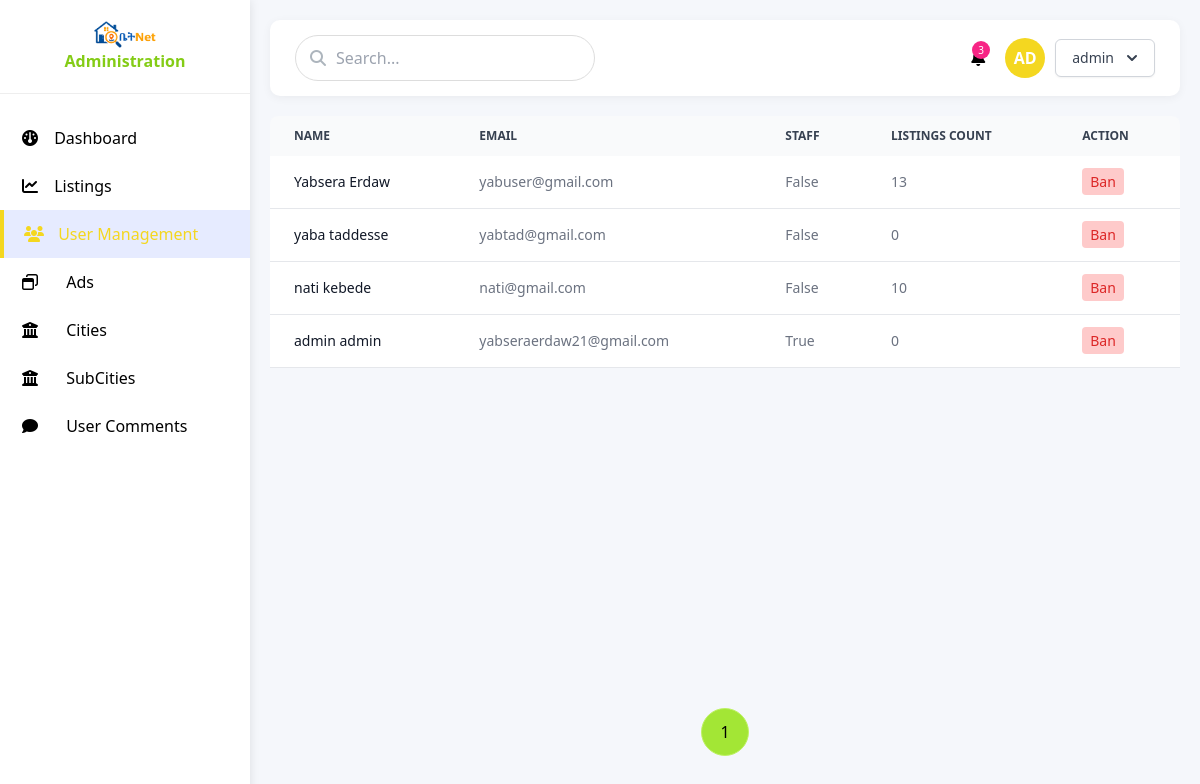
The page /admin-panel/users (signed in) on the database as committed earlier.
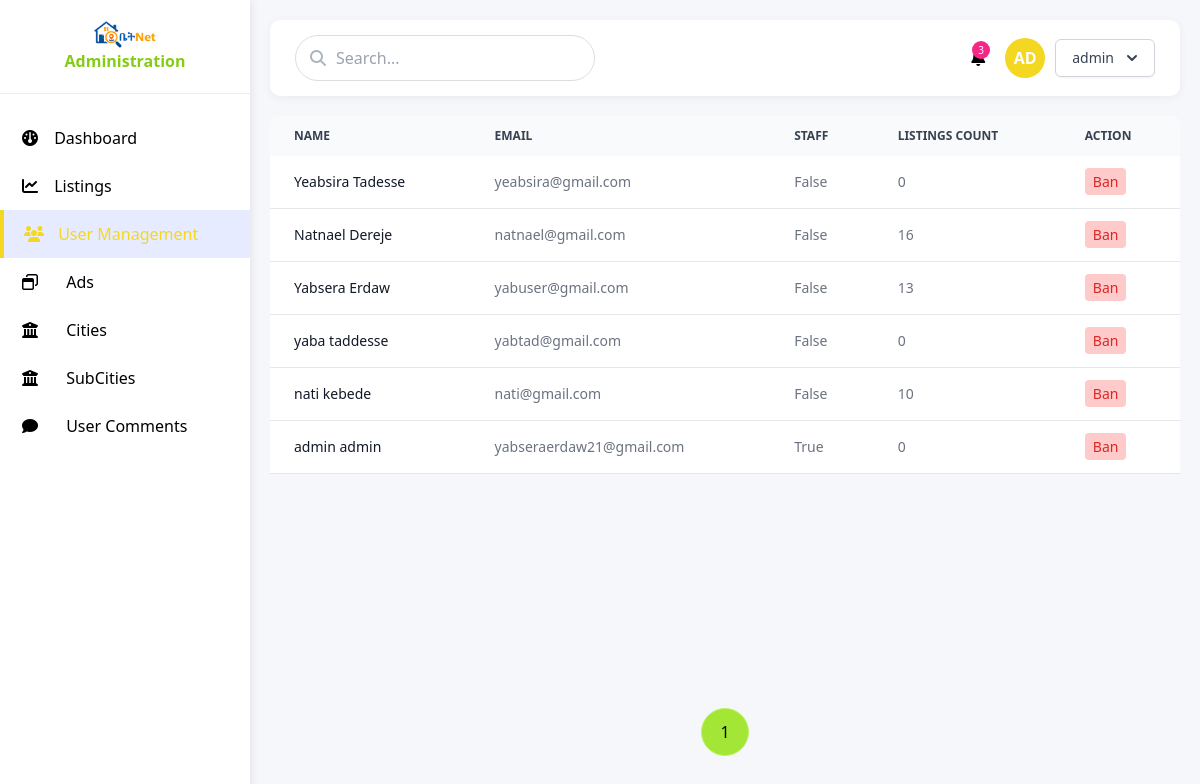
The same page on the database as committed later.
### users/models.py (models this page shows, shortened)
class CustomUser(AbstractBaseUser):
    first_name = models.CharField(max_length=100, blank=True, null=True)
    last_name = models.CharField(max_length=100, blank=True, null=True)
    email = models.EmailField(unique=True)
    is_active = models.BooleanField(default=True)
    is_admin = models.BooleanField(default=False)
    is_staff = models.BooleanField(default=False)
    created_at = models.DateTimeField(auto_now_add=True)
    updated_at = models.DateTimeField(auto_now=True)
    objects = CustomUserManager()
    USERNAME_FIELD = 'email'

### admindashboard/views.py (the view)
# urls.py: path('users',  views.get_users,  name='admin-users' ),
@staff_member_required
def get_users(request):
    users = CustomUser.objects.all().order_by('-created_at')
    paginator = Paginator(users, 10)  # Show 10  per page
    page_number = request.GET.get('page')
    page_obj = paginator.get_page(page_number)
    context = {
        'users':page_obj,
        'page_obj': page_obj ,
    }
    return render(request,'admin/pages/users.html', context)

### templates/admin/pages/users.html (shortened to what this page needs)
{% extends "../layout.html" %}
{% block content %}
<div class=" z-50 relative overflow-x-auto min-h-[40rem]  sm:rounded-lg flex flex-col justify-between ">
    <table class="w-full text-sm text-left rtl:text-right text-gray-500 dark:text-gray-400 rounded-xl ">
        <thead class="text-xs text-gray-700 uppercase bg-gray-50 dark:bg-gray-700 dark:text-gray-400">
            <tr>
                <th scope="col" class="px-6 py-3">
                    Name
                </th>
                <th scope="col" class="px-6 py-3">
                    Email
                </th>
                <th scope="col" class="px-6 py-3">
                    Staff
                </th>
                <th scope="col" class="px-6 py-3">
                    Listings count
                </th>
                <th scope="col" class="px-6 py-3">
                    Action
                </th>
            </tr>
        </thead>
        <tbody>
            {% for user in users %}
            <tr class="bg-white border-b dark:bg-gray-800 dark:border-gray-300">
                <th scope="row" class="px-6 py-4 font-medium text-gray-900 whitespace-nowrap dark:text-white">
                    {{user.first_name}} {{user.last_name }}
                </th>
                <td class="px-6 py-4">
                    {{user.email }}
                </td>
                <td class="px-6 py-4">
                    {{user.is_staff }}
                </td>
                <td class="px-6 py-4">
                    {{user.listings.count}}
                </td>
                <td class="px-6 py-4">
                {% if user.is_active %}
                    <a href="{% url 'admin-action' id=user.id %}" class="font-medium bg-red-200 p-1 focus:ring-2 focus:ring-red-400 px-2 rounded  text-red-600 dark:text-red-600 ">Ban</a>
                {% else %}
                    <a href="{% url 'admin-action' id=user.id %}" class="font-medium p-1 focus:ring-2 bg-green-200 focus:ring-green-400 px-2 rounded text-green-600 dark:text-green-500">Unban</a>
                {% endif %}
                </td>
            </tr>
            {% endfor %}
        </tbody>
    </table>
 {%if users|length > 1 %}
 <div class=" ">
  <div class="">
   <nav aria-label="Page navigation">
     <ul class="pagination justify-center flex gap-5">
        {% for i in page_obj.paginator.page_range %}
       {% if i >= page_obj.number|add:'-5' and i <= page_obj.number|add:'5' %}
       <a class="page-link" href="?page={{ i }}{% if request.GET.search %}&search={{ request.GET.search }}{% endif %}"><li class=" p-2 rounded-full w-12 h-12 flex items-center justify-center  {% if i == page_obj.number %} border border-lime-300 bg-lime-400 {%else%} border border-gray-500 {% endif %}">{{i}}</li></a>
       {% endif %}
       {% endfor %}
     </ul>
   </nav>
  </div>
 </div>
 {% endif %}
</div>
{% endblock content %}

### templates/admin/layout.html (shortened to what the changed rows need)
{% load static tailwind_tags %}
<!DOCTYPE html>
<html lang="en">
    <head>
        <link rel="stylesheet" href="https://cdnjs.cloudflare.com/ajax/libs/font-awesome/6.4.0/css/all.min.css">
        <link href="{% static 'fontawesomefree/css/fontawesome.css' %}" rel="stylesheet" type="text/css">
        <link href="{% static 'fontawesomefree/css/brands.css' %}" rel="stylesheet" type="text/css">
        <link href="{% static 'fontawesomefree/css/solid.css' %}" rel="stylesheet" type="text/css">
        {% tailwind_css %}
        <link href="https://cdn.jsdelivr.net/npm/tailwindcss@2.2.16/dist/tailwind.min.css" rel="stylesheet">
    </head>
<body>
    <div class="dashboard">
                <div class="menu-item {% url 'admin-dashboard' as dashboard_url %}{% if request.path == dashboard_url %}active{% endif %}">
                </div>
                <div class="menu-item {% url 'admin-listings' as listings_url %}{% if request.path == listings_url %}active{% endif %}">
                </div>
                <div class="menu-item {% url 'admin-users' as users_url %}{% if request.path == users_url %}active{% endif %}">
                </div>
                <div class="menu-item {% url 'admin-ads' as ads_url %}{% if request.path == ads_url %}active{% endif %}">
                </div>
                <div class="menu-item {% url 'admin-cities' as cities_url %}{% if request.path == cities_url %}active{% endif %}">
                </div>
                <div class="menu-item {% url 'admin-subcities' as subcities_url %}{% if request.path == subcities_url %}active{% endif %}">
                </div>
                <div class="menu-item {% url 'admin-comments' as comments_url %}{% if request.path == comments_url %}active{% endif %}">
                </div>
        <div class="main-content">
            <div class="header">
                <div class="user-actions">
                    <div class="user-profile">
                        <div class=" ">
                            <div class="relative inline-block text-left">
                                <div>
                                  <button id="menu-button-mob" type="button" class="inline-flex justify-center w-full rounded-md border border-gray-300 shadow-sm px-4 py-2 bg-white text-sm font-medium text-gray-700 hover:bg-gray-50 focus:outline-none focus:ring-2 focus:ring-offset-2 focus:ring-offset-gray-100 focus:ring-lime-500"  aria-expanded="false" aria-haspopup="true">
                                    {{user.first_name}}
                                    <svg class="-mr-1 ml-2 h-5 w-5" xmlns="http://www.w3.org/2000/svg" viewBox="0 0 20 20" fill="currentColor" aria-hidden="true">
                                      <path fill-rule="evenodd" d="M5.293 7.293a1 1 0 011.414 0L10 10.586l3.293-3.293a1 1 0 111.414 1.414l-4 4a1 1 0 01-1.414 0l-4-4a1 1 0 010-1.414z" clip-rule="evenodd" />
                                    </svg>
                                  </button>
                                </div>
                            </div>
                        </div>
                    </div>
                </div>
            </div>
            {% block content %}
            {% endblock %}
        </div>
    </div>

Rows that differ between the two databases and show on the page:
added CustomUser: first_name "Yeabsira", last_name "Tadesse", email "yeabsira@gmail.com", is_staff "False", listings.count "0", is_active "Ban"
added CustomUser: first_name "Natnael", last_name "Dereje", email "natnael@gmail.com", is_staff "False", listings.count "16", is_active "Ban"
